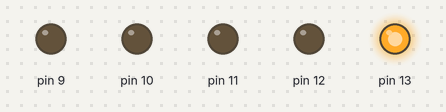
Bench run of a sketch on a simulated Arduino Uno, built with avr-gcc and run on an emulated ATmega328P. Shown: output pins drawn as LEDs (lit = HIGH).

Above: at 0.2 s.
At 1.2 s:
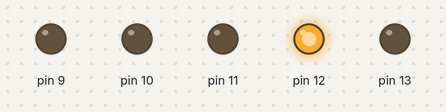
At 2.2 s:
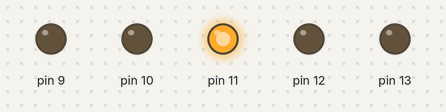
At 4.2 s:
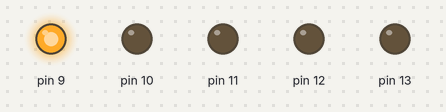
At 5.2 s:
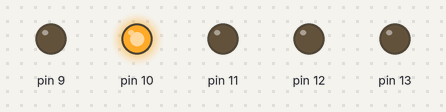
At 9.7 s:
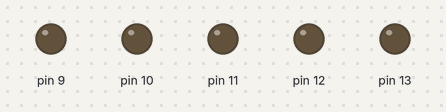
Timing chart, 0 to 10.4 s (numbered marks = the images above):
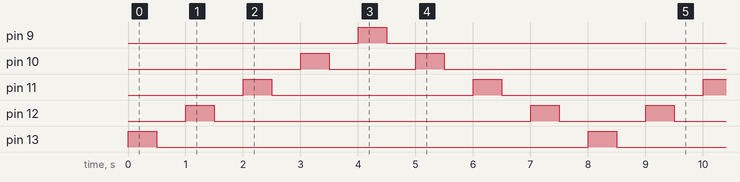

Measured:
- by itself, pin 9, pin 13: alternates HIGH for 0.50 s and LOW for 7.5 s
- by itself, pin 10: repeats every 8.0 s: LOW 1.5 s, HIGH 0.50 s, LOW 5.5 s, HIGH 0.50 s
- by itself, pin 11: alternates HIGH for 0.50 s and LOW for 3.5 s
- by itself, pin 12: repeats every 8.0 s: LOW 5.5 s, HIGH 0.50 s, LOW 1.5 s, HIGH 0.50 s

The sketch:

stage2a2.ino
```cpp
// the setup routine runs once when you press the reset button
void setup() {
  // initialize the digital pin 13 as an output, in has the LED connected
  pinMode(13, OUTPUT);
  pinMode(12, OUTPUT);
  pinMode(11, OUTPUT);
  pinMode(10, OUTPUT);
  pinMode(9, OUTPUT);
}

// the loop routine runs over and over again forever:
void loop() {
  digitalWrite(13, HIGH);   // turn the LED on (HIGH is the voltage level)
  delay(500);               // wait for 500milli seconds (1 second)
  digitalWrite(13, LOW);    // turn the LED off by making the voltage LOW
  delay(500);               // wait for a second
  digitalWrite(12, HIGH);   // turn the LED on (HIGH is the voltage level)
  delay(500);               // wait for 500milli seconds (1 second)
  digitalWrite(12, LOW);    // turn the LED off by making the voltage LOW
  delay(500);               // wait for a second
  digitalWrite(11, HIGH);   // turn the LED on (HIGH is the voltage level)
  delay(500);               // wait for 500milli seconds (1 second)
  digitalWrite(11, LOW);    // turn the LED off by making the voltage LOW
  delay(500);               // wait for a second
  digitalWrite(10, HIGH);   // turn the LED on (HIGH is the voltage level)
  delay(500);               // wait for 500milli seconds (1 second)
  digitalWrite(10, LOW);    // turn the LED off by making the voltage LOW
  delay(500);               // wait for a second
  digitalWrite(9, HIGH);   // turn the LED on (HIGH is the voltage level)
  delay(500);               // wait for 500milli seconds (1 second)
  digitalWrite(9, LOW);    // turn the LED off by making the voltage LOW
  delay(500);               // wait for a second
  digitalWrite(10, HIGH);
  delay(500);
  digitalWrite(10, LOW);
  delay(500);
  digitalWrite(11, HIGH);
  delay(500);
  digitalWrite(11, LOW);
  delay(500);
  digitalWrite(12, HIGH);
  delay(500);
  digitalWrite(12, LOW);
  delay(500);
}
```
